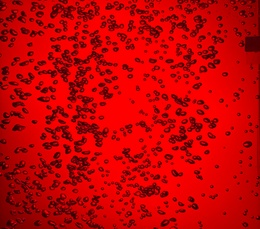
%> input picture Image/SV_3.jpeg, 260 x 229 px, shrunk from 4284 x 3779 before the run
$ octave --eval "result = RunProfile;"   (GNU Octave 9; MATLAB toolbox functions it lacks are replaced by stand-ins)
%> lines starting %> are read from the running program, lines starting %| are printed output that depends on the picture
### main.m
% main.m - Bubble detection pipeline (entry point)
% ------------------------------------------------------------------------
% High-level flow:
%   1. Load the image and pre-process it (sharpen + adaptive binarize).
%   2. Clean the binary mask (fill holes, morphological open, remove speckle).
%   3. Measure every candidate object (area, perimeter, Sauter diameter, roundness).
%   4. Split the pipeline into two branches:
%        a) OVERLAPPED bubbles  -> separated with a watershed transform.
%        b) SINGLE bubbles      -> reconstructed directly from their boundaries.
%   5. Combine both branches into one label image and report the size distribution.
%
% All tunable parameters live in BubbleDetectionConfig.m.
% ------------------------------------------------------------------------
clc;
clear;
close all;
% Load configuration (all thresholds / radii / toggles in one place)
config = BubbleDetectionConfig();

% --- Calibration switch ------------------------------------------------------
% Use 'manual' for normal runs after calibration is known.
% Use 'image' only when you want to measure pixels/mm from a ruler image.
imageFile = 'Image/SV_3.jpeg';
calibrationMode = 'manual';  % Options: 'manual' or 'image'
manualPixelsPerMm = 26.064;      % Replace this with your measured pixels/mm value
rulerLengthMm = 10;

switch lower(calibrationMode)
    case 'image'
        calibration = CalibrateImageFromRuler(imageFile, rulerLengthMm);
        config.calibration_divisor = calibration.pixelsPerMm;

    case 'manual'
        config.calibration_divisor = manualPixelsPerMm;

    otherwise
        error('main:InvalidCalibrationMode', 'calibrationMode must be ''manual'' or ''image''.');
end

if config.verbose
    fprintf('Using calibration: %.6f pixels/mm\n', config.calibration_divisor);
end

% --- Stage 1: Load the image -------------------------------------------------
% I2 is the grayscale image used for detection; I_Formask keeps the original
% RGB image, which is needed later when masking bubbles before the watershed.
I2 = rgb2gray(imread(imageFile));
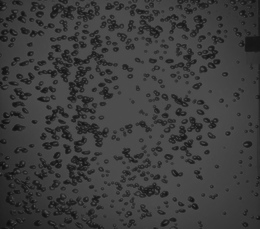
%> I2: size 229x260 uint8; min 14, max 84, mean 60.5
if config.show_figures
    figure ('Name','The first show of picture after loading')
    imshow(I2)
end
I_Formask=imread(imageFile);
%> I_Formask is the input picture: size 229x260x3 uint8; mean R, G, B 194.6, 3.2, 4.1


% --- Stage 2: Sharpen + binarize --------------------------------------------
% Sharpen to emphasise bubble edges, then adaptively threshold. The result is
% inverted (~) so that bubbles become foreground (true) and the liquid is
% background (false).
I3=FastUnsharpMask(I2,config.sharpen_radius_main,config.sharpen_amount_main); % Fast (FFT) unsharp mask; radius/amount from config
if config.show_figures
    figure('Name','after sharpening the picture')
    imshow(I3)
end
BW = ~imbinarize(I3,'adaptive','ForegroundPolarity','dark','Sensitivity',config.binarize_sensitivity_main);
if config.show_figures
    figure('Name','after sharpening the picture')
    imshow(BW)
end

%% The method of the University
% --- Stage 3: Clean up the binary mask --------------------------------------
% Fill enclosed holes, then morphologically open to break thin connections and
% smooth edges (disk radius from config).
fillBW=imfill(BW,'holes');
% figure('Name','Filling BW - After Binarization it is filled');
% imshow(fillBW)
%clearBW=imclearborder(fillBW);
seBW=strel('disk',config.morphology_disk_size); % Disk size from config
openBW=imopen(fillBW,seBW);
% figure('Name','Strel after the filling');
% imshow(openBW)

%% Extracting Data
% --- Stage 4: Extract objects and measure their properties ------------------
BW=openBW;
BW=bwareaopen(BW,config.min_object_area); % Remove small speckle noise before analysis
if config.remove_boundary_bubbles
    BW = RemoveBoundaryTouchingObjects(BW, config.boundary_margin_pixels);
end
% Compute object boundaries/labels once and reuse them downstream
% (avoids recomputing bwboundaries several times on the same image).
[B, L] = bwboundaries(BW,'noholes');
DrawLineandTextonImage(BW,I2,config,B,L)

% Per-object geometry (Area, Perimeter, Sauter diameter, Roundness, ...).
Object_information=GetObjectProperties(BW,config,B,L);
if config.show_convexity_defects
    convexityTimer = tic;
    [convexityDefects, convexityOverlay] = DetectConvexityDefects(BW, ...
        config.convexity_defect_depth_threshold, true, I_Formask, B, L);
    if config.verbose
        fprintf('Convexity defects above threshold: %d (%.2f s)\n', ...
            numel(convexityDefects), toc(convexityTimer));
    end
end
if config.show_curvature_overlaps
    curvatureTimer = tic;
    [curvatureOverlapPoints, curvatureOverlapOverlay, curvatureOverlapMask] = ...
        DetectCurvatureOverlapPoints(BW, config, I_Formask, B, L);
    if config.verbose
        fprintf('Curvature overlap points: %d (%.2f s)\n', ...
            numel(curvatureOverlapPoints), toc(curvatureTimer));
    end
    figure('Name', 'Curvature Overlap Points');
    imshow(curvatureOverlapOverlay);
end
% Candidate overlapped bubbles are the non-round (deformed) objects.
DeformedObject=DeformedObjectFinder(BW,Object_information,config,B);
% Build a label image containing only those deformed candidates.
Extracted_object=GetExtractedObject(DeformedObject,BW,L);
% Keep only the objects that match the selected overlap criterion.
switch lower(config.overlap_detection_method)
    case 'curvature'
        if ~exist('curvatureOverlapMask', 'var')
            curvatureOverlapPoints = DetectCurvatureOverlapPoints(BW, config, [], B, L);
            curvatureOverlapMask = ismember(L, unique([curvatureOverlapPoints.Label]));
        end
        RealOverlap = curvatureOverlapMask;

    case 'roundness_area'
        RealOverlap=FindRealOverlappedObjectsAmongExtracted(Extracted_object,DeformedObject,config.area_threshold_overlapped,config);

    case 'combined'
        if ~exist('curvatureOverlapMask', 'var')
            curvatureOverlapPoints = DetectCurvatureOverlapPoints(BW, config, [], B, L);
            curvatureOverlapMask = ismember(L, unique([curvatureOverlapPoints.Label]));
        end
        roundnessOverlap = FindRealOverlappedObjectsAmongExtracted(Extracted_object,DeformedObject,config.area_threshold_overlapped,config);
        RealOverlap = curvatureOverlapMask | roundnessOverlap;

    otherwise
        error('main:InvalidOverlapDetectionMethod', ...
            'overlap_detection_method must be ''curvature'', ''roundness_area'', or ''combined''.');
end
if config.show_figures
    figure('Name','Overlapped Objects');
    imshow(RealOverlap);
end

% --- Stage 5a: OVERLAPPED branch (strategy-based splitting) -----------------
% Use defect count to choose how each overlapped cluster is separated.
if ~exist('curvatureOverlapPoints', 'var')
    curvatureOverlapPoints = DetectCurvatureOverlapPoints(BW, config, [], B, L);
end
[FinalSegmentedObjects, overlapSeparationInfo] = SeparateOverlappedObjectsByStrategy(...
    BW, I_Formask, RealOverlap, L, curvatureOverlapPoints, config);
if isempty(overlapSeparationInfo)
    twoOverlapLabels = [];
    multipleOverlapLabels = [];
else
    twoOverlapLabels = [overlapSeparationInfo([overlapSeparationInfo.DefectCount] == config.two_bubble_defect_count).Label];
    multipleOverlapLabels = [overlapSeparationInfo([overlapSeparationInfo.DefectCount] >= config.multiple_bubble_min_defects).Label];
end
TwoOverlapMask = ismember(L, twoOverlapLabels);
MultipleOverlapMask = ismember(L, multipleOverlapLabels);
if config.verbose && ~isempty(overlapSeparationInfo)
    fprintf('Overlap separation decisions:\n');
    for infoIndex = 1:numel(overlapSeparationInfo)
        fprintf('  Label %d: %d defects -> %s\n', ...
            overlapSeparationInfo(infoIndex).Label, ...
            overlapSeparationInfo(infoIndex).DefectCount, ...
            overlapSeparationInfo(infoIndex).Method);
    end
    fprintf('Two-overlap source clusters: %d\n', numel(twoOverlapLabels));
    fprintf('Multiple-overlap source clusters: %d\n', numel(multipleOverlapLabels));
end

% --- Stage 5b: SINGLE-bubble branch (boundary reconstruction) ---------------
% Remove the overlapped objects from the full boundary set, then rebuild a
% label image for the remaining single (non-overlapped) bubbles.
struct_main=RemovalObjectFromMainBoundary(B,L,RealOverlap);
LabelledImage=ConstructLabelImageFromBoundary(BW,struct_main);
% Defensive guard: drop any single-bubble region that is implausibly large
% (e.g. a wall/border that survived as one giant "bubble"). The overlapped
% branch already filters big regions; this protects the single-bubble branch.
singleStats = regionprops(LabelledImage, 'Area');
if ~isempty(singleStats)
    oversized = find([singleStats.Area] > config.single_bubble_max_area);
    for lbl = oversized
        LabelledImage(LabelledImage == lbl) = 0;
    end
    LabelledImage = ReorderingLabels(LabelledImage);
end
Labelseg=LabelledImage;

% --- Stage 6: Combine both branches into one label image --------------------
% Combine watershed-segmented overlapped bubbles with the single bubbles.
% Place single-bubble labels (offset to stay unique) ONLY where the segmented
% image is empty, so spatially overlapping pixels cannot corrupt labels and
% create a spurious oversized region.
offset = max(FinalSegmentedObjects(:));
L_combined = FinalSegmentedObjects;
singleMask = (LabelledImage > 0) & (FinalSegmentedObjects == 0);
L_combined(singleMask) = LabelledImage(singleMask) + offset;

% --- Safety net: never lose a bubble ---------------------------------------
% A bubble can disappear when it was removed from the single-bubble branch as
% "overlapped" but the watershed branch failed to reproduce it (e.g. the
% cluster was not split and then dropped as an over-large region). Recover any
% part of the cleaned mask BW that ended up with no label so that every bubble
% present in BW is represented in the final result.
recoverMask = BW & (L_combined == 0);
% Drop thin watershed ridge slivers (1-2 px separation lines) so they do not
% become spurious sliver "bubbles"; keep genuine blob-shaped regions.
recoverMask = imopen(recoverMask, strel('disk', 3));
recoverMask = bwareaopen(recoverMask, config.min_object_area);
recoveredCC = bwconncomp(recoverMask);
recoverOffset = max(L_combined(:));
for recoverIndex = 1:recoveredCC.NumObjects
    recoverOffset = recoverOffset + 1;
    L_combined(recoveredCC.PixelIdxList{recoverIndex}) = recoverOffset;
end
if config.verbose && recoveredCC.NumObjects > 0
    fprintf('Safety net recovered %d bubble(s) dropped by both branches.\n', ...
        recoveredCC.NumObjects);
end

% Compact labels to 1-..-N so there are no empty gaps (empty labels would show
% up as zero-area phantom objects with NaN diameter).
L_combined = ReorderingLabels(L_combined);
if config.show_figures
    figure('Name','L_combined');
    imshow(L_combined)
end

% --- Stage 7: Final measurements, diagnostics and reporting -----------------
Object_information_last=GetObjectProperties(L_combined,config);
if config.verbose
    % Optional diagnostic: lists per-object sizes and flags statistical outliers.
    sizeReport = InspectBubbleSizes(L_combined,config);
end
PostProcessing(FinalSegmentedObjects,Labelseg,I_Formask,Object_information_last,config,TwoOverlapMask,MultipleOverlapMask);

%% Close all figures (cleanup)
% if ~config.show_figures
%     close all;
% end
%

### FastUnsharpMask.m
function out = FastUnsharpMask(A, radius, amount)
%> called with radius = 200, amount = 15
% FastUnsharpMask - Unsharp masking equivalent to imsharpen, but computing the
% Gaussian blur in the frequency domain (FFT). This is dramatically faster than
% imsharpen for large radii, where imsharpen convolves a huge kernel spatially.
%
%   out = FastUnsharpMask(A, radius, amount)
%
% Mirrors imsharpen(A,'Radius',radius,'Amount',amount):
%   out = A + amount * (A - gaussianBlur(A, sigma = radius))
% computed in double precision with replicate padding and a saturating cast
% back to the input class (matching imsharpen's behaviour with Threshold = 0).
%
% NOTE: This reproduces imsharpen to within a small border-truncation
% difference (imsharpen's internal Gaussian uses a different, undocumented
% truncation), so the detected object count can differ by ~1% versus imsharpen.
%
% Works for grayscale and multi-channel (RGB) images.

    classA = class(A);
    Ad = double(A);
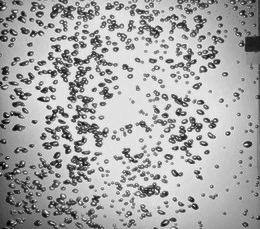
%> Ad: size 229x260 double; min 14, max 84, mean 60.5; mean of the top-left, top-right, bottom-left and bottom-right quarters 60.9, 61.9, 55.7, 63.7; drawn with min black and max white

    blurred = zeros(size(Ad));
    for c = 1:size(Ad, 3)
        blurred(:, :, c) = imgaussfilt(Ad(:, :, c), radius, ...
            'FilterDomain', 'frequency', 'Padding', 'replicate');
    end
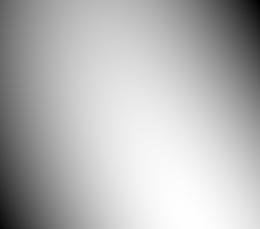
%> blurred: size 229x260 double; min 43.78, max 47.23, mean 46.3; drawn with min black and max white

    sharpened = Ad + amount * (Ad - blurred);
    out = cast(sharpened, classA);   % saturating cast, like imsharpen
%> (the rest of the program and of its run is left out)
